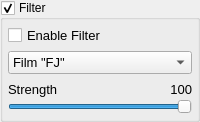
            <widget class="QGroupBox" name="groupBoxFilter">
             <property name="title">
              <string>Filter</string>
             </property>
             <property name="checkable">
              <bool>true</bool>
             </property>
             <layout class="QGridLayout" name="gridLayout_23">
              <property name="leftMargin">
               <number>5</number>
              </property>
              <property name="topMargin">
               <number>5</number>
              </property>
              <property name="rightMargin">
               <number>5</number>
              </property>
              <property name="bottomMargin">
               <number>5</number>
              </property>
              <item row="0" column="0">
               <widget class="QFrame" name="frameFilter">
                <layout class="QVBoxLayout" name="verticalLayout_8">
                 <property name="spacing">
                  <number>5</number>
                 </property>
                 <property name="leftMargin">
                  <number>0</number>
                 </property>
                 <property name="topMargin">
                  <number>0</number>
                 </property>
                 <property name="rightMargin">
                  <number>0</number>
                 </property>
                 <property name="bottomMargin">
                  <number>0</number>
                 </property>
                 <item>
                  <widget class="QCheckBox" name="checkBoxFilterEnable">
                   <property name="font">
                    <font>
                     <pointsize>10</pointsize>
                    </font>
                   </property>
                   <property name="text">
                    <string>Enable Filter</string>
                   </property>
                  </widget>
                 </item>
                 <item>
                  <widget class="NoScrollComboBox" name="comboBoxFilterName">
                   <property name="enabled">
                    <bool>true</bool>
                   </property>
                   <property name="font">
                    <font>
                     <pointsize>10</pointsize>
                    </font>
                   </property>
                   <item>
                    <property name="text">
                     <string>Film &quot;FJ&quot;</string>
                    </property>
                   </item>
                   <item>
                    <property name="text">
                     <string>Film &quot;Vis3&quot;</string>
                    </property>
                   </item>
                   <item>
                    <property name="text">
                     <string>Film &quot;P400&quot;</string>
                    </property>
                   </item>
                   <item>
                    <property name="text">
                     <string>Film &quot;E100&quot;</string>
                    </property>
                   </item>
                   <item>
                    <property name="text">
                     <string>Toy Camera</string>
                    </property>
                   </item>
                   <item>
                    <property name="text">
                     <string>Sepia Tone</string>
                    </property>
                   </item>
                   <item>
                    <property name="text">
                     <string>Cinematic 1</string>
                    </property>
                   </item>
                   <item>
                    <property name="text">
                     <string>Cinematic 2</string>
                    </property>
                   </item>
                   <item>
                    <property name="text">
                     <string>Cinematic 3</string>
                    </property>
                   </item>
                  </widget>
                 </item>
                 <item>
                  <layout class="QGridLayout" name="gridLayout_22">
                   <property name="spacing">
                    <number>0</number>
                   </property>
                   <item row="0" column="0">
                    <widget class="QLabel" name="label_FilterStrengthText">
                     <property name="font">
                      <font>
                       <pointsize>10</pointsize>
                      </font>
                     </property>
                     <property name="text">
                      <string>Strength</string>
                     </property>
                    </widget>
                   </item>
                   <item row="0" column="1">
                    <spacer name="horizontalSpacer_15">
                     <property name="orientation">
                      <enum>Qt::Horizontal</enum>
                     </property>
                     <property name="sizeType">
                      <enum>QSizePolicy::Maximum</enum>
                     </property>
                     <property name="sizeHint" stdset="0">
                      <size>
                       <width>40</width>
                       <height>20</height>
                      </size>
                     </property>
                    </spacer>
                   </item>
                   <item row="0" column="2">
                    <widget class="DoubleClickLabel" name="label_FilterStrengthVal">
                     <property name="font">
                      <font>
                       <pointsize>10</pointsize>
                      </font>
                     </property>
                     <property name="contextMenuPolicy">
                      <enum>Qt::CustomContextMenu</enum>
                     </property>
                     <property name="layoutDirection">
                      <enum>Qt::RightToLeft</enum>
                     </property>
                     <property name="text">
                      <string>100</string>
                     </property>
                     <property name="alignment">
                      <set>Qt::AlignRight|Qt::AlignTrailing|Qt::AlignVCenter</set>
                     </property>
                    </widget>
                   </item>
                   <item row="1" column="0" colspan="3">
                    <widget class="NoScrollSlider" name="horizontalSliderFilterStrength">
                     <property name="sizePolicy">
                      <sizepolicy hsizetype="Expanding" vsizetype="Fixed">
                       <horstretch>0</horstretch>
                       <verstretch>0</verstretch>
                      </sizepolicy>
                     </property>
                     <property name="minimumSize">
                      <size>
                       <width>0</width>
                       <height>0</height>
                      </size>
                     </property>
                     <property name="maximumSize">
                      <size>
                       <width>16777215</width>
                       <height>16777215</height>
                      </size>
                     </property>
                     <property name="minimum">
                      <number>0</number>
                     </property>
                     <property name="maximum">
                      <number>100</number>
                     </property>
                     <property name="value">
                      <number>100</number>
                     </property>
                     <property name="orientation">
                      <enum>Qt::Horizontal</enum>
                     </property>
                    </widget>
                   </item>
                  </layout>
                 </item>
                </layout>
               </widget>
              </item>
             </layout>
            </widget>
